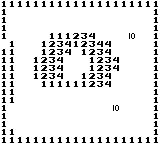

Below is a game level as drawn by its tile map, then a one-line description and the .tmx file that defines it, in full:
An orthogonal 20x18 tile map with 8x8 px tiles, 1 tile layer (Tile Layer 1).

<map version="1.4" tiledversion="1.4.1" orientation="orthogonal" renderorder="right-down" width="20" height="18" tilewidth="8" tileheight="8" infinite="0" nextlayerid="2" nextobjectid="1">
 <tileset firstgid="1" source="template-tileset.tsx" />
 <layer id="1" name="Tile Layer 1" width="20" height="18">
  <data encoding="csv">
2,2,2,2,2,2,2,2,2,2,2,2,2,2,2,2,2,2,2,2,
2,1,1,1,1,1,1,1,1,1,1,1,1,1,1,1,1,1,1,2,
2,1,1,1,1,1,1,1,1,1,1,1,1,1,1,1,1,1,1,2,
2,1,1,1,1,1,1,1,1,1,1,1,1,1,1,1,1,1,1,2,
2,1,1,1,1,1,2,2,2,3,4,5,1,1,1,1,11,1,1,2,
1,2,1,1,1,2,3,4,5,2,3,4,5,5,1,1,1,1,1,2,
2,2,1,1,1,2,3,4,5,1,2,3,4,5,1,1,1,1,1,2,
2,2,1,1,2,3,4,5,1,1,1,2,3,4,5,1,1,1,1,2,
2,2,1,1,2,3,4,5,1,1,1,2,3,4,5,1,1,1,1,2,
2,2,1,1,2,3,4,5,1,1,2,3,4,5,1,1,1,1,1,2,
2,2,1,1,1,2,2,2,2,2,2,3,4,5,1,1,1,1,1,2,
2,2,1,1,1,1,1,1,1,1,1,1,1,1,1,1,1,1,1,2,
2,2,1,1,1,1,1,1,1,1,1,1,1,1,1,1,1,1,1,2,
2,1,1,1,1,1,1,1,1,1,1,1,1,1,11,1,1,1,1,2,
2,1,1,1,1,1,1,1,1,1,1,1,1,1,1,1,1,1,1,2,
2,1,1,1,1,1,1,1,1,1,1,1,1,1,1,1,1,1,1,2,
2,2,1,1,1,1,1,1,1,1,1,1,1,1,1,1,1,1,1,2,
2,2,2,2,2,2,2,2,2,2,2,2,2,2,2,2,2,2,2,2
</data>
 </layer>
</map>
